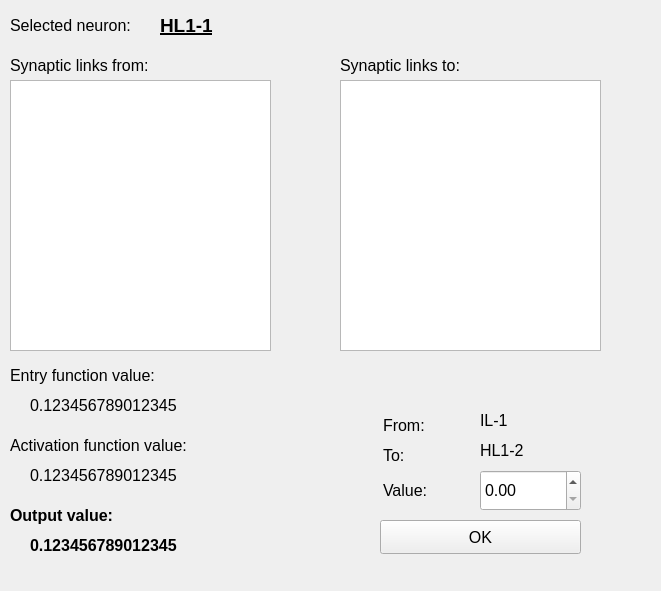
   <widget class="QWidget" name="edit_hl_neuron_widget" native="true">
    <property name="geometry">
     <rect>
      <x>1830</x>
      <y>10</y>
      <width>661</width>
      <height>591</height>
     </rect>
    </property>
    <widget class="QLabel" name="synaptic_links_to_label">
     <property name="geometry">
      <rect>
       <x>340</x>
       <y>50</y>
       <width>181</width>
       <height>31</height>
      </rect>
     </property>
     <property name="font">
      <font>
       <pointsize>12</pointsize>
      </font>
     </property>
     <property name="text">
      <string>Synaptic links to:</string>
     </property>
    </widget>
    <widget class="QLabel" name="synaptic_links_from_label">
     <property name="geometry">
      <rect>
       <x>10</x>
       <y>50</y>
       <width>181</width>
       <height>31</height>
      </rect>
     </property>
     <property name="font">
      <font>
       <pointsize>12</pointsize>
      </font>
     </property>
     <property name="text">
      <string>Synaptic links from:</string>
     </property>
    </widget>
    <widget class="QListWidget" name="synaptic_links_from">
     <property name="geometry">
      <rect>
       <x>10</x>
       <y>80</y>
       <width>261</width>
       <height>271</height>
      </rect>
     </property>
     <property name="font">
      <font>
       <pointsize>14</pointsize>
      </font>
     </property>
    </widget>
    <widget class="QListWidget" name="synaptic_links_to">
     <property name="geometry">
      <rect>
       <x>340</x>
       <y>80</y>
       <width>261</width>
       <height>271</height>
      </rect>
     </property>
     <property name="font">
      <font>
       <pointsize>14</pointsize>
      </font>
     </property>
    </widget>
    <widget class="QLabel" name="selected_neuron_output_value">
     <property name="geometry">
      <rect>
       <x>30</x>
       <y>530</y>
       <width>271</width>
       <height>31</height>
      </rect>
     </property>
     <property name="font">
      <font>
       <pointsize>12</pointsize>
       <weight>75</weight>
       <bold>true</bold>
      </font>
     </property>
     <property name="text">
      <string>0.123456789012345</string>
     </property>
    </widget>
    <widget class="QLabel" name="selected_neuron_entry_function_value">
     <property name="geometry">
      <rect>
       <x>30</x>
       <y>390</y>
       <width>271</width>
       <height>31</height>
      </rect>
     </property>
     <property name="font">
      <font>
       <pointsize>12</pointsize>
      </font>
     </property>
     <property name="text">
      <string>0.123456789012345</string>
     </property>
    </widget>
    <widget class="QLabel" name="selected_neuron_output_label">
     <property name="geometry">
      <rect>
       <x>10</x>
       <y>500</y>
       <width>181</width>
       <height>31</height>
      </rect>
     </property>
     <property name="font">
      <font>
       <pointsize>12</pointsize>
       <weight>75</weight>
       <bold>true</bold>
      </font>
     </property>
     <property name="text">
      <string>Output value:</string>
     </property>
    </widget>
    <widget class="QLabel" name="selected_neuron_activation_function_value">
     <property name="geometry">
      <rect>
       <x>30</x>
       <y>460</y>
       <width>271</width>
       <height>31</height>
      </rect>
     </property>
     <property name="font">
      <font>
       <pointsize>12</pointsize>
      </font>
     </property>
     <property name="text">
      <string>0.123456789012345</string>
     </property>
    </widget>
    <widget class="QLabel" name="selected_neuron_activation_function_label">
     <property name="geometry">
      <rect>
       <x>10</x>
       <y>430</y>
       <width>211</width>
       <height>31</height>
      </rect>
     </property>
     <property name="font">
      <font>
       <pointsize>12</pointsize>
      </font>
     </property>
     <property name="text">
      <string>Activation function value:</string>
     </property>
    </widget>
    <widget class="QLabel" name="selected_neuron_entry_function_label">
     <property name="geometry">
      <rect>
       <x>10</x>
       <y>360</y>
       <width>181</width>
       <height>31</height>
      </rect>
     </property>
     <property name="font">
      <font>
       <pointsize>12</pointsize>
      </font>
     </property>
     <property name="text">
      <string>Entry function value:</string>
     </property>
    </widget>
    <widget class="QLabel" name="selected_hl_neuron_value">
     <property name="geometry">
      <rect>
       <x>160</x>
       <y>-10</y>
       <width>141</width>
       <height>71</height>
      </rect>
     </property>
     <property name="font">
      <font>
       <pointsize>14</pointsize>
       <weight>75</weight>
       <bold>true</bold>
       <underline>true</underline>
      </font>
     </property>
     <property name="text">
      <string>HL1-1</string>
     </property>
    </widget>
    <widget class="QLabel" name="selected_hl_neuron_label">
     <property name="geometry">
      <rect>
       <x>10</x>
       <y>-10</y>
       <width>141</width>
       <height>71</height>
      </rect>
     </property>
     <property name="font">
      <font>
       <pointsize>12</pointsize>
      </font>
     </property>
     <property name="text">
      <string>Selected neuron:</string>
     </property>
    </widget>
    <widget class="QLabel" name="from_value_label">
     <property name="geometry">
      <rect>
       <x>480</x>
       <y>400</y>
       <width>101</width>
       <height>41</height>
      </rect>
     </property>
     <property name="font">
      <font>
       <pointsize>12</pointsize>
      </font>
     </property>
     <property name="text">
      <string>IL-1</string>
     </property>
    </widget>
    <widget class="QLabel" name="value_label">
     <property name="geometry">
      <rect>
       <x>383</x>
       <y>470</y>
       <width>81</width>
       <height>41</height>
      </rect>
     </property>
     <property name="font">
      <font>
       <pointsize>12</pointsize>
      </font>
     </property>
     <property name="text">
      <string>Value:</string>
     </property>
    </widget>
    <widget class="QDoubleSpinBox" name="value_sb">
     <property name="geometry">
      <rect>
       <x>480</x>
       <y>470</y>
       <width>101</width>
       <height>41</height>
      </rect>
     </property>
     <property name="font">
      <font>
       <pointsize>12</pointsize>
      </font>
     </property>
    </widget>
    <widget class="QLabel" name="to_label">
     <property name="geometry">
      <rect>
       <x>383</x>
       <y>430</y>
       <width>81</width>
       <height>51</height>
      </rect>
     </property>
     <property name="font">
      <font>
       <pointsize>12</pointsize>
      </font>
     </property>
     <property name="text">
      <string>To:</string>
     </property>
    </widget>
    <widget class="QLabel" name="from_label">
     <property name="geometry">
      <rect>
       <x>383</x>
       <y>400</y>
       <width>81</width>
       <height>51</height>
      </rect>
     </property>
     <property name="font">
      <font>
       <pointsize>12</pointsize>
      </font>
     </property>
     <property name="text">
      <string>From:</string>
     </property>
    </widget>
    <widget class="QLabel" name="to_value_label">
     <property name="geometry">
      <rect>
       <x>480</x>
       <y>430</y>
       <width>101</width>
       <height>41</height>
      </rect>
     </property>
     <property name="font">
      <font>
       <pointsize>12</pointsize>
      </font>
     </property>
     <property name="text">
      <string>HL1-2</string>
     </property>
    </widget>
    <widget class="QPushButton" name="ok_button">
     <property name="geometry">
      <rect>
       <x>380</x>
       <y>520</y>
       <width>201</width>
       <height>34</height>
      </rect>
     </property>
     <property name="font">
      <font>
       <pointsize>12</pointsize>
      </font>
     </property>
     <property name="text">
      <string>OK</string>
     </property>
    </widget>
   </widget>
